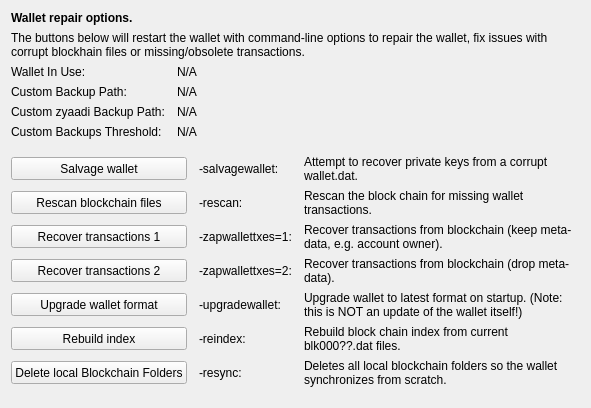
     <widget class="QWidget" name="tab_repair">
      <attribute name="title">
       <string>&amp;Wallet Repair</string>
      </attribute>
      <layout class="QGridLayout" name="gridLayout_4" columnstretch="0,0,0,0">
       <property name="horizontalSpacing">
        <number>12</number>
       </property>
       <item row="0" column="0" colspan="4">
        <widget class="QLabel" name="label_repair_header">
         <property name="font">
          <font>
           <weight>75</weight>
           <bold>true</bold>
          </font>
         </property>
         <property name="text">
          <string>Wallet repair options.</string>
         </property>
        </widget>
       </item>
       <item row="1" column="0" colspan="4">
        <widget class="QLabel" name="label_repair_helptext">
         <property name="font">
          <font>
           <weight>50</weight>
           <bold>false</bold>
          </font>
         </property>
         <property name="text">
          <string>The buttons below will restart the wallet with command-line options to repair the wallet, fix issues with corrupt blockhain files or missing/obsolete transactions.</string>
         </property>
         <property name="wordWrap">
          <bool>true</bool>
         </property>
        </widget>
       </item>
       <item row="2" column="0">
        <widget class="QLabel" name="wallet_path_label">
         <property name="text">
          <string>Wallet In Use:</string>
         </property>
        </widget>
       </item>
       <item row="2" column="1" colspan="3">
        <widget class="QLabel" name="wallet_path">
         <property name="cursor">
          <cursorShape>IBeamCursor</cursorShape>
         </property>
         <property name="text">
          <string>N/A</string>
         </property>
         <property name="textFormat">
          <enum>Qt::PlainText</enum>
         </property>
         <property name="textInteractionFlags">
          <set>Qt::LinksAccessibleByMouse|Qt::TextSelectableByKeyboard|Qt::TextSelectableByMouse</set>
         </property>
        </widget>
       </item>
       <item row="3" column="0">
        <widget class="QLabel" name="wallet_custombackuppath_label">
         <property name="visible">
          <bool>false</bool>
         </property>
         <property name="text">
          <string>Custom Backup Path:</string>
         </property>
        </widget>
       </item>
       <item row="3" column="1" colspan="3">
        <widget class="QLabel" name="wallet_custombackuppath">
         <property name="cursor">
          <cursorShape>IBeamCursor</cursorShape>
         </property>
         <property name="visible">
          <bool>false</bool>
         </property>
         <property name="text">
          <string>N/A</string>
         </property>
         <property name="textFormat">
          <enum>Qt::PlainText</enum>
         </property>
         <property name="textInteractionFlags">
          <set>Qt::LinksAccessibleByMouse|Qt::TextSelectableByKeyboard|Qt::TextSelectableByMouse</set>
         </property>
        </widget>
       </item>
       <item row="4" column="0">
        <widget class="QLabel" name="wallet_customzecabackuppath_label">
         <property name="visible">
          <bool>false</bool>
         </property>
         <property name="text">
          <string>Custom zyaadi Backup Path:</string>
         </property>
        </widget>
       </item>
       <item row="4" column="1" colspan="3">
        <widget class="QLabel" name="wallet_customzecabackuppath">
         <property name="cursor">
          <cursorShape>IBeamCursor</cursorShape>
         </property>
         <property name="visible">
          <bool>false</bool>
         </property>
         <property name="text">
          <string>N/A</string>
         </property>
         <property name="textFormat">
          <enum>Qt::PlainText</enum>
         </property>
         <property name="textInteractionFlags">
          <set>Qt::LinksAccessibleByMouse|Qt::TextSelectableByKeyboard|Qt::TextSelectableByMouse</set>
         </property>
        </widget>
       </item>
       <item row="5" column="0">
        <widget class="QLabel" name="wallet_custombackupthreshold_label">
         <property name="visible">
          <bool>false</bool>
         </property>
         <property name="text">
          <string>Custom Backups Threshold:</string>
         </property>
        </widget>
       </item>
       <item row="5" column="1" colspan="3">
        <widget class="QLabel" name="wallet_custombackupthreshold">
         <property name="cursor">
          <cursorShape>IBeamCursor</cursorShape>
         </property>
         <property name="visible">
          <bool>false</bool>
         </property>
         <property name="text">
          <string>N/A</string>
         </property>
         <property name="textFormat">
          <enum>Qt::PlainText</enum>
         </property>
         <property name="textInteractionFlags">
          <set>Qt::LinksAccessibleByMouse|Qt::TextSelectableByKeyboard|Qt::TextSelectableByMouse</set>
         </property>
        </widget>
       </item>
       <item row="6" column="0">
        <spacer name="verticalSpacer_repair1">
         <property name="orientation">
          <enum>Qt::Vertical</enum>
         </property>
         <property name="sizeHint" stdset="0">
          <size>
           <width>10</width>
           <height>10</height>
          </size>
         </property>
        </spacer>
       </item>
       <item row="7" column="0" colspan="2">
        <widget class="QPushButton" name="btn_salvagewallet">
         <property name="minimumSize">
          <size>
           <width>100</width>
           <height>23</height>
          </size>
         </property>
         <property name="text">
          <string>Salvage wallet</string>
         </property>
        </widget>
       </item>
       <item row="7" column="2">
        <widget class="QLabel" name="label_repair_salvage_command">
         <property name="text">
          <string notr="true">-salvagewallet:</string>
         </property>
        </widget>
       </item>
       <item row="7" column="3">
        <widget class="QLabel" name="label_repair_salvage">
         <property name="text">
          <string>Attempt to recover private keys from a corrupt wallet.dat.</string>
         </property>
         <property name="wordWrap">
          <bool>true</bool>
         </property>
        </widget>
       </item>
       <item row="8" column="0" colspan="2">
        <widget class="QPushButton" name="btn_rescan">
         <property name="minimumSize">
          <size>
           <width>100</width>
           <height>23</height>
          </size>
         </property>
         <property name="text">
          <string>Rescan blockchain files</string>
         </property>
        </widget>
       </item>
       <item row="8" column="2">
        <widget class="QLabel" name="label_repair_rescan_command">
         <property name="text">
          <string notr="true">-rescan:</string>
         </property>
        </widget>
       </item>
       <item row="8" column="3">
        <widget class="QLabel" name="label_repair_rescan">
         <property name="text">
          <string>Rescan the block chain for missing wallet transactions.</string>
         </property>
         <property name="wordWrap">
          <bool>true</bool>
         </property>
        </widget>
       </item>
       <item row="9" column="0" colspan="2">
        <widget class="QPushButton" name="btn_zapwallettxes1">
         <property name="minimumSize">
          <size>
           <width>100</width>
           <height>23</height>
          </size>
         </property>
         <property name="text">
          <string>Recover transactions 1</string>
         </property>
        </widget>
       </item>
       <item row="9" column="2">
        <widget class="QLabel" name="label_repair_zap1_command">
         <property name="text">
          <string notr="true">-zapwallettxes=1:</string>
         </property>
        </widget>
       </item>
       <item row="9" column="3">
        <widget class="QLabel" name="label_repair_zap1">
         <property name="text">
          <string>Recover transactions from blockchain (keep meta-data, e.g. account owner).</string>
         </property>
         <property name="wordWrap">
          <bool>true</bool>
         </property>
        </widget>
       </item>
       <item row="10" column="0" colspan="2">
        <widget class="QPushButton" name="btn_zapwallettxes2">
         <property name="minimumSize">
          <size>
           <width>100</width>
           <height>23</height>
          </size>
         </property>
         <property name="text">
          <string>Recover transactions 2</string>
         </property>
        </widget>
       </item>
       <item row="10" column="2">
        <widget class="QLabel" name="label_repair_zap2_command">
         <property name="text">
          <string notr="true">-zapwallettxes=2:</string>
         </property>
        </widget>
       </item>
       <item row="10" column="3">
        <widget class="QLabel" name="label_repair_zap2">
         <property name="text">
          <string>Recover transactions from blockchain (drop meta-data).</string>
         </property>
         <property name="wordWrap">
          <bool>true</bool>
         </property>
        </widget>
       </item>
       <item row="11" column="0" colspan="2">
        <widget class="QPushButton" name="btn_upgradewallet">
         <property name="minimumSize">
          <size>
           <width>100</width>
           <height>23</height>
          </size>
         </property>
         <property name="text">
          <string>Upgrade wallet format</string>
         </property>
        </widget>
       </item>
       <item row="11" column="2">
        <widget class="QLabel" name="label_repair_upgrade_command">
         <property name="text">
          <string notr="true">-upgradewallet:</string>
         </property>
        </widget>
       </item>
       <item row="11" column="3">
        <widget class="QLabel" name="label_repair_upgrade">
         <property name="text">
          <string>Upgrade wallet to latest format on startup. (Note: this is NOT an update of the wallet itself!)</string>
         </property>
         <property name="wordWrap">
          <bool>true</bool>
         </property>
        </widget>
       </item>
       <item row="12" column="0" colspan="2">
        <widget class="QPushButton" name="btn_reindex">
         <property name="minimumSize">
          <size>
           <width>100</width>
           <height>23</height>
          </size>
         </property>
         <property name="text">
          <string>Rebuild index</string>
         </property>
        </widget>
       </item>
       <item row="12" column="2">
        <widget class="QLabel" name="label_repair_reindex_command">
         <property name="text">
          <string notr="true">-reindex:</string>
         </property>
        </widget>
       </item>
       <item row="12" column="3">
        <widget class="QLabel" name="label_repair_reindex">
         <property name="text">
          <string>Rebuild block chain index from current blk000??.dat files.</string>
         </property>
         <property name="wordWrap">
          <bool>true</bool>
         </property>
        </widget>
       </item>
       <item row="13" column="0" colspan="2">
        <widget class="QPushButton" name="btn_resync">
         <property name="minimumSize">
          <size>
           <width>100</width>
           <height>23</height>
          </size>
         </property>
         <property name="text">
          <string>Delete local Blockchain Folders</string>
         </property>
        </widget>
       </item>
       <item row="13" column="2">
        <widget class="QLabel" name="label_repair_resync_command">
         <property name="text">
          <string>-resync:</string>
         </property>
        </widget>
       </item>
       <item row="13" column="3">
        <widget class="QLabel" name="label_repair_resync">
         <property name="text">
          <string>Deletes all local blockchain folders so the wallet synchronizes from scratch.</string>
         </property>
         <property name="wordWrap">
          <bool>true</bool>
         </property>
        </widget>
       </item>
       <item row="14" column="0">
        <spacer name="verticalSpacer_repair2">
         <property name="orientation">
          <enum>Qt::Vertical</enum>
         </property>
         <property name="sizeHint" stdset="0">
          <size>
           <width>20</width>
           <height>10</height>
          </size>
         </property>
        </spacer>
       </item>
      </layout>
     </widget>
